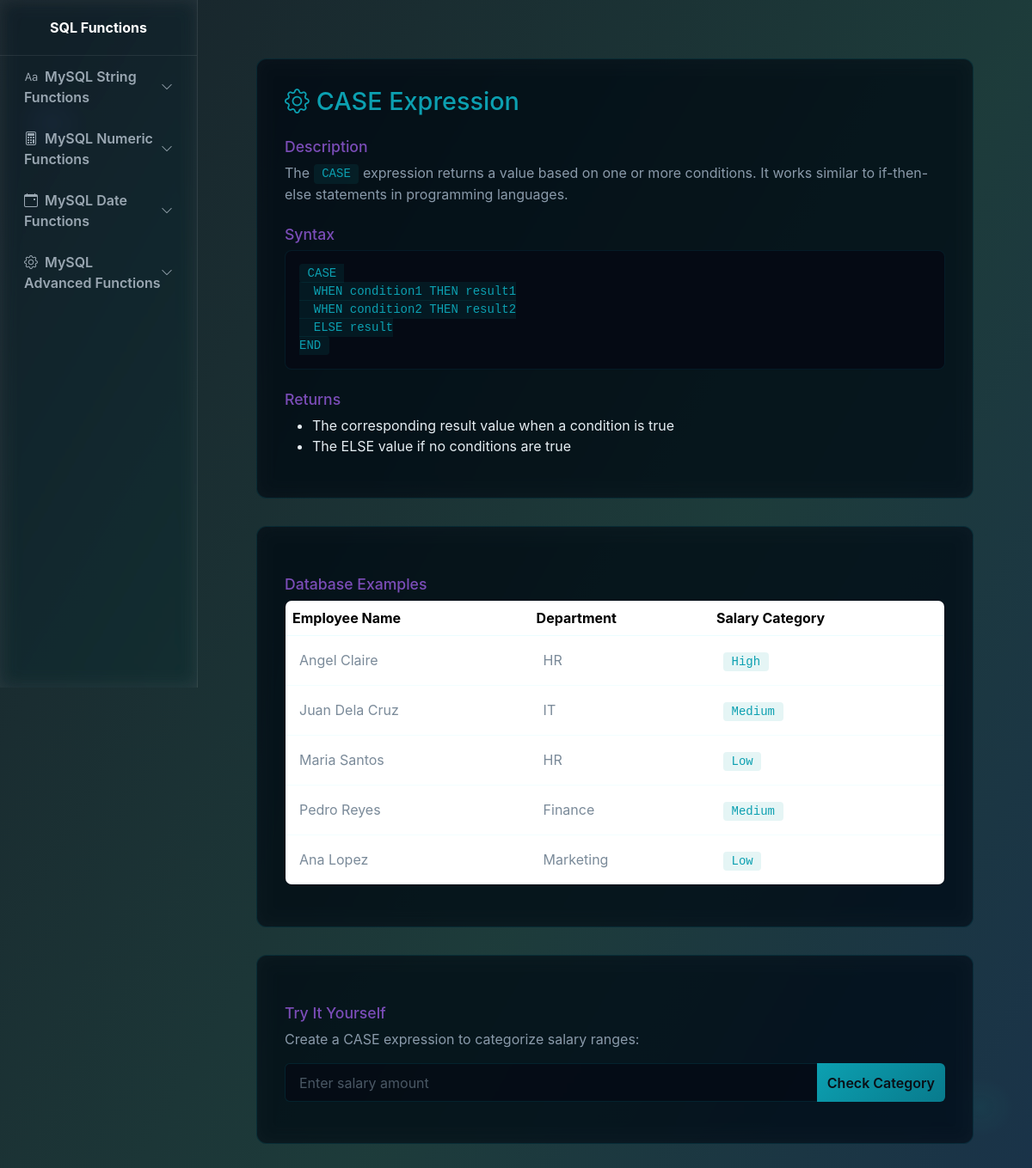
The page /pages/advanced/case.php on the database as committed earlier.
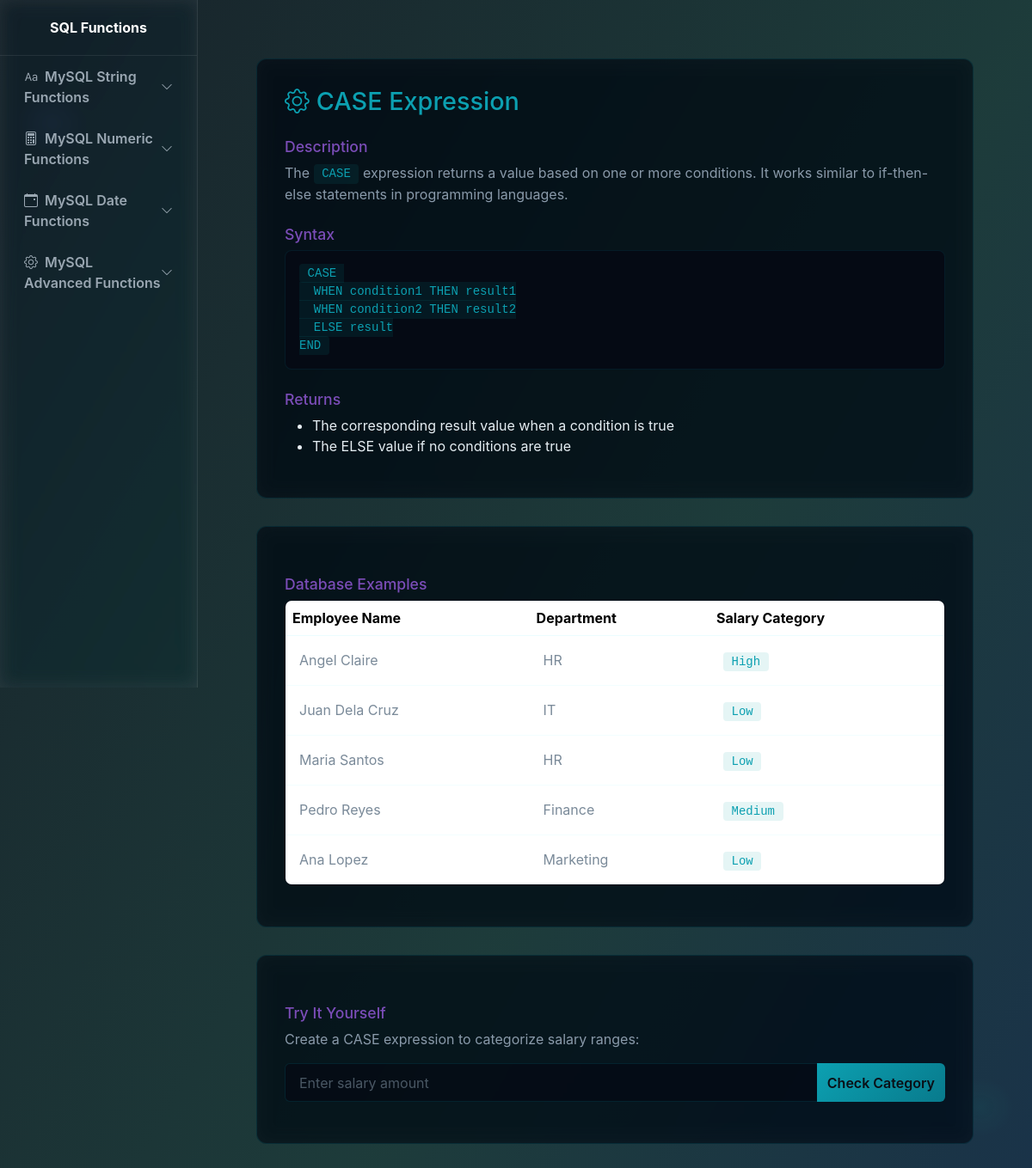
The same page on the database as committed later.
### tables this page shows
CREATE TABLE `employee` (
  `ID` int(11) NOT NULL,
  `Name` varchar(50) NOT NULL,
  `Department` varchar(50) NOT NULL,
  `Salary` decimal(10,2) NOT NULL,
  `Hire_Date` date NOT NULL
);

### pages/advanced/case.php (the view, shortened to what this page needs)
<!DOCTYPE html>
<html lang="en">
<head>
  <link href="https://cdn.jsdelivr.net/npm/bootstrap@5.3.2/dist/css/bootstrap.min.css" rel="stylesheet">
  <link href="https://cdn.jsdelivr.net/npm/bootstrap-icons@1.10.5/font/bootstrap-icons.css" rel="stylesheet">
    <link href="../../style.css" rel="stylesheet">
</head>
<body>
  <aside class="sidebar" id="sidebar">
    <div class="brand">
      <div class="fw-bold">SQL Functions</div>
    </div>
    <nav class="px-2">
      <a class="nav-link d-flex justify-content-between align-items-center"
         data-bs-toggle="collapse" href="#stringFunctions" role="button"
         aria-expanded="false" aria-controls="stringFunctions">
        <span><i class="bi bi-type me-2"></i>MySQL String Functions</span>
        <i class="bi bi-chevron-down small"></i>
      </a>
      <a class="nav-link d-flex justify-content-between align-items-center"
         data-bs-toggle="collapse" href="#numericFunctions" role="button"
         aria-expanded="false" aria-controls="numericFunctions">
        <span><i class="bi bi-calculator me-2"></i>MySQL Numeric Functions</span>
        <i class="bi bi-chevron-down small"></i>
      </a>
      <a class="nav-link d-flex justify-content-between align-items-center"
         data-bs-toggle="collapse" href="#dateFunctions" role="button"
         aria-expanded="false" aria-controls="dateFunctions">
        <span><i class="bi bi-calendar-event me-2"></i>MySQL Date Functions</span>
        <i class="bi bi-chevron-down small"></i>
      </a>
      <a class="nav-link d-flex justify-content-between align-items-center"
         data-bs-toggle="collapse" href="#advancedFunctions" role="button"
         aria-expanded="false" aria-controls="advancedFunctions">
        <span><i class="bi bi-gear me-2"></i>MySQL Advanced Functions</span>
        <i class="bi bi-chevron-down small"></i>
      </a>
    </nav>
  </aside>
  <div class="page-content">
    <div class="container-fluid p-5">
      <div class="function-card">
        <h2><i class="bi bi-gear me-2"></i>CASE Expression</h2>
        <h3>Description</h3>
        <p>The <code>CASE</code> expression returns a value based on one or more conditions. It works similar to if-then-else statements in programming languages.</p>
        <h3>Syntax</h3>
        <pre><code>CASE
  WHEN condition1 THEN result1
  WHEN condition2 THEN result2
  ELSE result
END</code></pre>
        <h3>Returns</h3>
        <ul style="color: #e6eef3;">
          <li>The corresponding result value when a condition is true</li>
          <li>The ELSE value if no conditions are true</li>
        </ul>
      </div>
      <div class="function-card">
        <h3>Database Examples</h3>
        <table class="table example-table">
          <thead>
            <tr>
              <th>Employee Name</th>
              <th>Department</th>
              <th>Salary Category</th>
            </tr>
          </thead>
          <tbody>
            <?php
            include '../../config.php';
            $result = $conn->query("SELECT Name, Department,
              CASE
                WHEN Salary >= 35000 THEN 'High'
                WHEN Salary >= 28000 THEN 'Medium'
                ELSE 'Low'
              END as salary_category
            FROM employee LIMIT 5");
            while ($row = $result->fetch_assoc()) {
              echo "<tr>";
              echo "<td>" . htmlspecialchars($row['Name']) . "</td>";
              echo "<td>" . htmlspecialchars($row['Department']) . "</td>";
              echo "<td><code>" . htmlspecialchars($row['salary_category']) . "</code></td>";
              echo "</tr>";
            }
            ?>
          </tbody>
        </table>
      </div>
      <div class="function-card">
        <h3>Try It Yourself</h3>
        <p>Create a CASE expression to categorize salary ranges:</p>
        <form method="POST" class="try-form">
          <div class="input-group mb-3">
            <input type="number" class="form-control" name="case_salary" placeholder="Enter salary amount" value="<?php echo isset($_POST['case_salary']) ? htmlspecialchars($_POST['case_salary']) : ''; ?>" required>
            <button class="btn" type="submit">Check Category</button>
          </div>
        </form>
      </div>
    </div>
  </div>
</body>
</html>

Rows that differ between the two databases and show on the page:
changed employee "Juan Dela Cruz": salary_category "Medium" → "Low"
